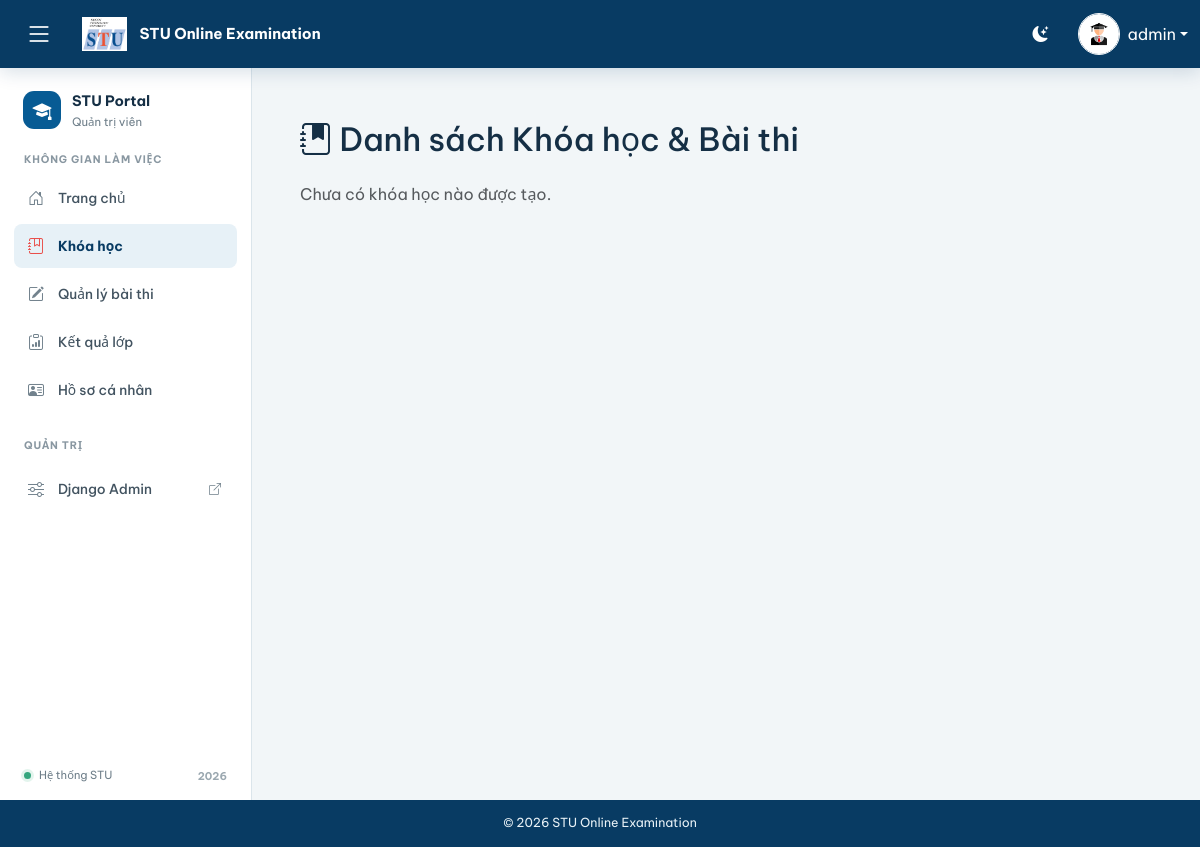
Before: /courses/ (signed in) with the older database file.
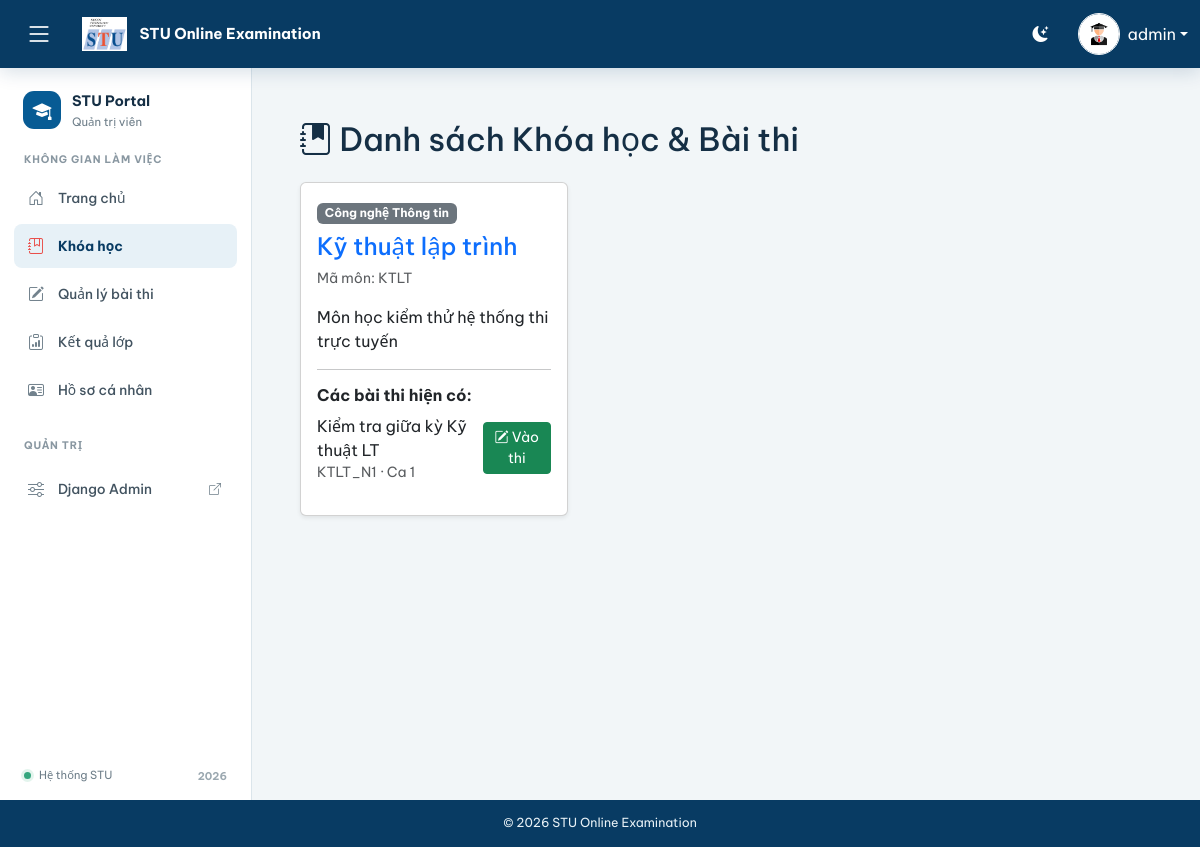
After: the same page with the newer database file.
### firstApp/models.py (models this page shows, shortened)
class Course(models.Model):
    FACULTY_CHOICES = UserProfile.FACULTY_CHOICES
    code = models.CharField(
        max_length=20,
        unique=True
    )
    name = models.CharField(
        max_length=200
    )
    faculty = models.CharField(
        max_length=20,
        choices=FACULTY_CHOICES
    )
    description = models.TextField(
        blank=True
    )
    credit = models.IntegerField(
        default=3
    )
    semester = models.IntegerField(
        default=1
    )
    is_active = models.BooleanField(
        default=True
    )

class Exam(models.Model):
    course = models.ForeignKey(
        Course,
        on_delete=models.CASCADE,
        related_name="exams",
        verbose_name="Môn học",
    )
    offering = models.ForeignKey(
        CourseOffering,
        on_delete=models.SET_NULL,
        related_name="exams",
        null=True,
        blank=True,
        verbose_name="Lớp / Nhóm",
        help_text="Nhóm môn học được phép dự thi.",
    )
    title = models.CharField(
        max_length=200,
        verbose_name="Tên bài thi",
    )
    duration_minutes = models.PositiveIntegerField(
        default=60,
        verbose_name="Thời gian làm bài (phút)",
    )
    start_time = models.DateTimeField(
        verbose_name="Thời gian bắt đầu",
    )
    end_time = models.DateTimeField(
        verbose_name="Thời gian kết thúc",
    )
    number_of_papers = models.PositiveIntegerField(
        default=1,
        verbose_name="Số mã đề",
        help_text="Ví dụ: 5 sẽ tạo 5 mã đề.",
    )
    question_data = models.JSONField(
        default=list,
        blank=True,
        verbose_name="Dữ liệu câu hỏi",
    )
    paper_codes = models.JSONField(
        default=list,
        blank=True,
        verbose_name="Danh sách mã đề",
    )
    is_active = models.BooleanField(
        default=True,
        verbose_name="Cho phép thi",
    )
    created_at = models.DateTimeField(
        auto_now_add=True,
        verbose_name="Ngày tạo",
    )
    updated_at = models.DateTimeField(
        auto_now=True,
        verbose_name="Cập nhật lần cuối",
    )

class CourseOffering(models.Model):
    course = models.ForeignKey(
        Course,
        on_delete=models.PROTECT,
        related_name="offerings",
        verbose_name="Môn học",
    )
    term = models.ForeignKey(
        AcademicTerm,
        on_delete=models.PROTECT,
        related_name="course_offerings",
        verbose_name="Học kỳ",
    )
    group_code = models.CharField(
        max_length=40,
        verbose_name="Mã nhóm",
        help_text="Ví dụ: NMLT-N1",
    )
    session_number = models.PositiveSmallIntegerField(
        verbose_name="Ca học/thi",
    )
    classroom = models.CharField(
        max_length=100,
        blank=True,
        verbose_name="Phòng học",
    )
    class Meta:
        ordering = (
            "term",
            "course__code",
            "group_code",
        )
        constraints = [
            models.UniqueConstraint(
                fields=(
                    "term",
                    "course",
                    "group_code",
                ),
                name="unique_course_group_per_term",
            )
        ]
        verbose_name = "Lớp học phần"
        verbose_name_plural = "Các lớp học phần"

### firstApp/views.py (the view, shortened to what this page needs)
# urls.py: path('courses/', views.course_list_view, name='course_list'),
@login_required(login_url="qr_login_page")
def course_list_view(request):
    profile = get_object_or_404(
        UserProfile,
        user=request.user,
    )
    if profile.role == "student":
        offerings = (
            CourseOffering.objects
            .filter(
                enrollments__student=profile,
                enrollments__status="active",
            )
            .select_related(
                "course",
                "term",
            )
            .distinct()
        )
        courses = (
            Course.objects
            .filter(
                offerings__in=offerings
            )
            .distinct()
        )
    elif profile.role == "admin" or request.user.is_staff:
        offerings = (
            CourseOffering.objects
            .select_related(
                "course",
                "term",
            )
            .all()
        )
        courses = (
            Course.objects
            .filter(
                is_active=True,
                offerings__in=offerings,
            )
            .distinct()
        )
    else:
        offerings = CourseOffering.objects.none()
        courses = Course.objects.none()
    for course in courses:
        if profile.role == "admin" or request.user.is_staff:
            course.visible_exams = (
                Exam.objects
                .filter(
                    course=course,
                    is_active=True,
                )
                .select_related("offering")
                .order_by("start_time")
            )
    return render(
        request,
        "courses.html",
        {
            "title": "Khóa học của bạn",
            "courses": courses,
            "offerings": offerings,
        },
    )

### firstApp/models.py (called while the page is built)
    @property
    def avatar_display_url(self):
        if self.avatar and self.avatar.name and self.avatar.name != "avatar/default.png":
            return self.avatar.url
        return f"{settings.STATIC_URL}images/default-avatar.png"

### templates/courses.html (shortened to what this page needs)
{% extends "base.html" %}
{% block body_block %}
<div class="container mt-4">
  <h2 class="mb-4">
    <i class="bi bi-journal-bookmark-fill"></i>
    Danh sách Khóa học & Bài thi
  </h2>
  <div class="row">
    {% for course in courses %}
    <div class="col-md-4 mb-4">
      <div class="card shadow-sm h-100">
        <div class="card-body">
          <span class="badge bg-secondary mb-2">
            {{ course.get_faculty_display }}
          </span>
          <h4 class="card-title text-primary">
            {{ course.name }}
          </h4>
          <p class="text-muted small">
            Mã môn: {{ course.code }}
          </p>
          <p class="card-text">
            {{ course.description|default:"Chưa có mô tả môn học." }}
          </p>
          <hr>
          <h6 class="fw-bold">
            Các bài thi hiện có:
          </h6>
          <ul class="list-unstyled">
            {% for exam in course.visible_exams %}
            <li class="mb-2 d-flex justify-content-between align-items-center">
              <span>
                {{ exam.title }}
                {% if exam.offering %}
                <small class="d-block text-muted">
                  {{ exam.offering.group_code }}
                  · Ca {{ exam.offering.session_number }}
                </small>
                {% endif %}
              </span>
              <a
                href="{% url 'take_exam' exam.id %}"
                class="btn btn-sm btn-success"
              >
                <i class="bi bi-pencil-square"></i>
                Vào thi
              </a>
            </li>
            {% empty %}
            <li class="text-muted small">
              Chưa có bài thi nào.
            </li>
            {% endfor %}
          </ul>
        </div>
      </div>
    </div>
    {% empty %}
    <div class="col-12">
      <p class="text-muted">
        Chưa có khóa học nào được tạo.
      </p>
    </div>
    {% endfor %}
  </div>
</div>
{% endblock %}

Changed rows visible on the page:
added Course: faculty "Công nghệ Thông tin", name "Kỹ thuật lập trình", code "KTLT", description "Môn học kiểm thử hệ thống thi trực tuyến"
added Exam: title "Kiểm tra giữa kỳ Kỹ thuật LT", offering.group_code "KTLT_N1", offering.session_number "1"
Other visible differences:
text no longer shown: "Chưa có khóa học nào được tạo."
